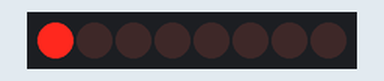
Bench run of a sketch on a simulated Arduino Uno, built with avr-gcc and run on an emulated ATmega328P. Shown: 8 shift-register outputs drawn as a row of LEDs (first output left, lit = HIGH). Wiring (inferred from the names in the program): shift register (74HC595): data pin 5; shift clock pin 6; latch pin 4. Wiring (inferred from the signals the program sends): row of LEDs: on Q0, Q1, Q2, Q3, Q4, Q5, Q6, Q7.

Above: at 0.06 s.
At 0.81 s:
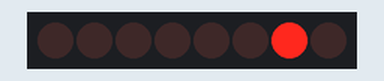
At 1.56 s:
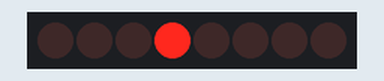
At 2.18 s:
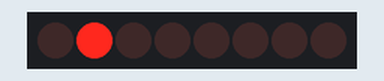
At 3.0 s:
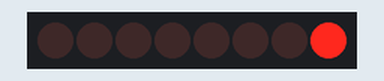
At 4.31 s:
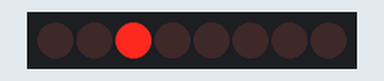
Timing chart, 0 to 4.6 s (numbered marks = the images above):
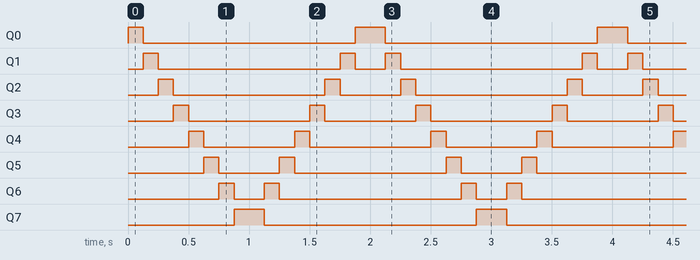

Measured:
- by itself, Q0: repeats every 2.0 s: LOW 1.8 s, HIGH 0.25 s
- by itself, Q1: repeats every 2.0 s: LOW 1.5 s, HIGH 0.13 s, LOW 0.25 s, HIGH 0.13 s
- by itself, Q2: repeats every 2.0 s: LOW 1.3 s, HIGH 0.13 s, LOW 0.50 s, HIGH 0.13 s
- by itself, Q3: repeats every 2.0 s: LOW 1.0 s, HIGH 0.13 s, LOW 0.75 s, HIGH 0.13 s
- by itself, Q4: repeats every 2.0 s: LOW 0.75 s, HIGH 0.13 s, LOW 1.0 s, HIGH 0.13 s
- by itself, Q5: repeats every 2.0 s: LOW 0.50 s, HIGH 0.13 s, LOW 1.3 s, HIGH 0.13 s
- by itself, Q6: repeats every 2.0 s: LOW 0.25 s, HIGH 0.13 s, LOW 1.5 s, HIGH 0.13 s
- by itself, Q7: alternates HIGH for 0.25 s and LOW for 1.8 s

The sketch:

LAB_2_Exercise1_8LED.ino
```cpp
#define DATA_PIN 5
#define LATCH_PIN 4
#define CLOCK_PIN 6

void setup()
{
  pinMode(DATA_PIN,OUTPUT);
  pinMode(CLOCK_PIN,OUTPUT);
  pinMode(LATCH_PIN,OUTPUT);
}
void loop()
{

  for (int i=0; i<8; i++) {
    shiftOut(DATA_PIN, CLOCK_PIN, MSBFIRST, B00000001 << i);
    digitalWrite(LATCH_PIN, HIGH);
    delay(125);
    digitalWrite(LATCH_PIN, LOW);
  }

  for (int i=0; i<8; i++) {
    shiftOut(DATA_PIN, CLOCK_PIN, MSBFIRST, B10000000 >> i);
    digitalWrite(LATCH_PIN, HIGH);
    delay(125);
    digitalWrite(LATCH_PIN, LOW);
  }
}
```
